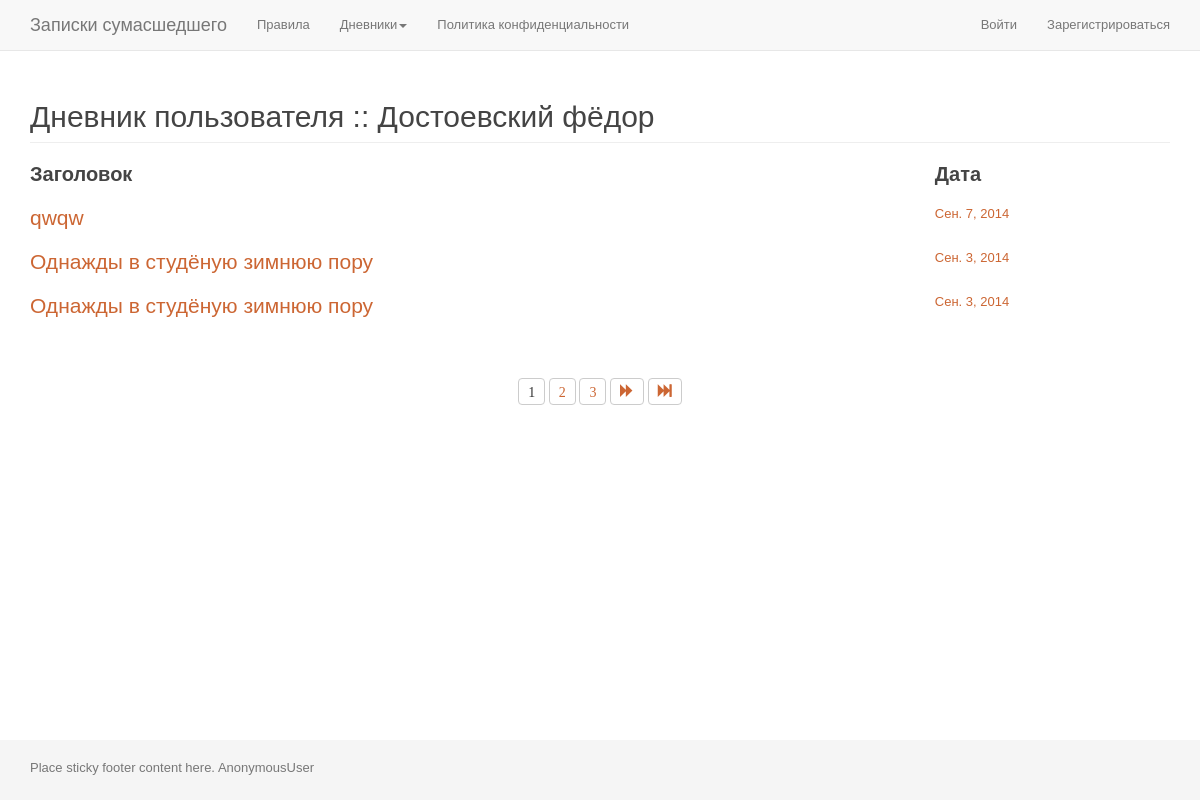
Page /diary/2/ on the earlier database version.
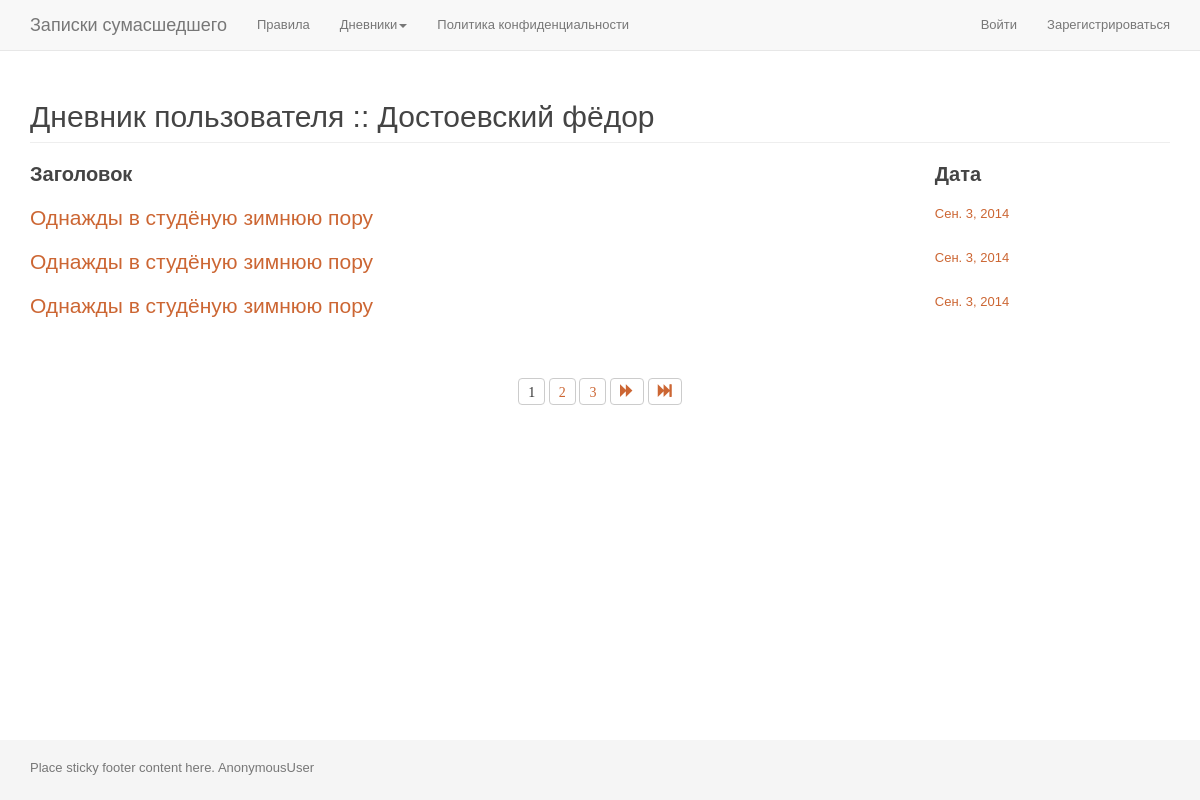
Same page on the later database version.
### app_zapsum/models.py (models this page shows, shortened)
class Diary(models.Model):
	user_id = models.IntegerField(
		'',
		blank=True,
		null=True,
	)
	title = models.CharField(
		'Заголовок записи',
		max_length=100,
		blank=False,
	)
	date = models.DateField(
		'Дата записи',
		blank=True,
		null=True,
	)
	text = models.TextField(
		'Содержание записи',
		max_length=5000,
		blank=False,
	)
	last_edit_date = models.DateField(
		'Дата последнего редактирования',
		default=datetime.now(),
	)
	is_active = models.BooleanField(default=True)
	is_delete = models.BooleanField(default=False)
	@classmethod
	def get_all_user_entries(self, user_id):
		return self.objects.filter(user_id=user_id, is_active=True, is_delete=False).order_by('-date')

### app_zapsum/views.py (the view)
# urls.py: url(r'^diary/(?P<id_author>[0-9]*)/$', 'views.diary', name='diary'),
def diary(request, id_author=None):
	if id_author:
		obj_author = UserProfile.get_entry(user_id=id_author)
		obj_diary = Diary.get_all_user_entries(user_id=id_author)
		paginator = Paginator(obj_diary, 3)
		list_pages = paginator.page_range
		page = request.GET.get('page')
		try:
			obj_diary_paginated = paginator.page(page)
		except PageNotAnInteger:
			obj_diary_paginated = paginator.page(1)
		except EmptyPage:
			obj_diary_paginated = paginator.page(paginator.num_pages)
		last_page = list_pages[-1]
		first_page = list_pages[0]
		t = loader.get_template('page_diary.html')
		c = RequestContext(request, {
			'obj_author': obj_author,
			'obj_diary': obj_diary,
			'list_pages': list_pages,
			'obj_diary_paginated': obj_diary_paginated,
			'last_page': last_page,
			'first_page': first_page,
		}, [custom_proc])
		return HttpResponse(t.render(c))

### app_accounts/models.py (called while the page is built)
	@classmethod
	def get_entry(self, user_id):
		result = UserProfile.objects.get(user_ptr_id=user_id)
		return result

### app_accounts/templatetags/tags_app_accounts.py (called while the page is built)
@register.inclusion_tag("part_auth_area.html")
def part_auth_area(is_authenticated):
	return {
		'is_authenticated': is_authenticated,
	}

### app_zapsum/views.py (called while the page is built)
def custom_proc(request):
	return{
		'request': request,
	}

### app_zapsum/templates/page_diary.html (shortened to what this page needs)
{% extends "page_base.html" %}
{% block content %}
	<section class="section diary_public">
		<div class="page-header">
			<h2>Дневник пользователя :: {{ obj_author.nickname }}</h2>
		</div>
		<table class="list_table">
			<thead>
				<tr>
					<td>Заголовок</td>
					<td>Дата</td>
				</tr>
			</thead>
			<tbody>
				{% for entry in obj_diary_paginated %}
					<tr class="article">
						<td class="cell_title">
							<a class="article_link" href="/record/{{ entry.id }}/">
								{% if entry.title %}
									<span class="">{{ entry.title }}</span>
								{% endif %}
							</a>
						</td>
						<td class="cell_date">
							<a class="article_link" href="/record/{{ entry.id }}/">
								{% if entry.date %}
									{{ entry.date }}
								{% endif %}
							</a>
						</td>
					</tr>
				{% endfor %}
			</tbody>
		</table>
		{% if last_page > 1 %}
			<div class="pager_outer">
				<div class="pager">
					<span>
						{% for page in list_pages  %}
							<div class="btn-group">
								{% if obj_diary_paginated.number == page %}
									<button type="button" class="btn btn-default">
										<span class="a glyphicon">{{ page }}</span>
									</button>
								{% else %}
									<button type="button" class="btn btn-default">
										<a class="a num glyphicon" href="?page={{ page }}">{{ page }}</a>
									</button>
								{% endif %}
							</div>
						{% endfor %}
					</span>
					{% if obj_diary_paginated.has_next %}
						<button type="button" class="btn btn-default">
							<a class="a right glyphicon glyphicon-forward" href="?page={{ obj_diary_paginated.next_page_number }}"></a>
						</button>
						<button type="button" class="btn btn-default">
							<a class="a right2 glyphicon glyphicon-fast-forward" href="?page={{ last_page }}"></a>
						</button>
					{% endif %}
				</div>
			</div>
		{% endif %}
	</section>
{% endblock %}

Differences in the rows shown:
removed Diary: title "qwqw", date "Сен. 7, 2014"
now on this page (row unchanged): Diary: title "Однажды в студёную зимнюю пору", date "Сен. 3, 2014"
